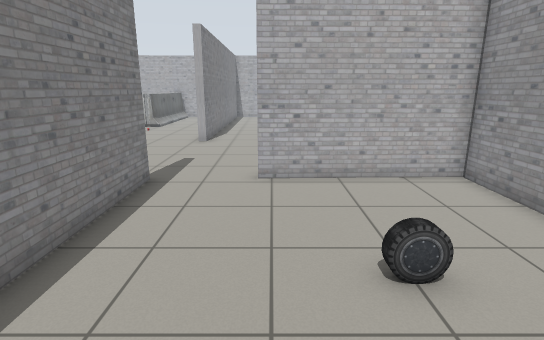
[1] (above)

19 first-person views from a walk through a Gazebo world. The camera is 1.3 m above the floor, tilts 14° down and sees 80° across. The lines on the ground mark 1 m squares. The floor is counted in squares, 0.5 m on a side. Each view is taken from the middle of a square. On the plan, view 1 faces up. The plan holds only what a view shows up to about 20 squares ahead; the rest is blank. The robots in the file are not drawn. Gazebo's built-in surfaces are drawn with simple patterns. Simple shapes stand in for some stock models. Some surface patterns are stand-ins.

[2]
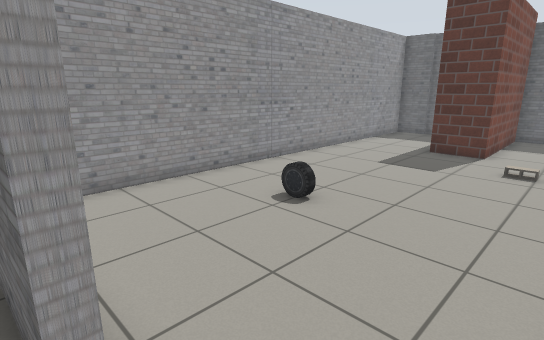

[3]
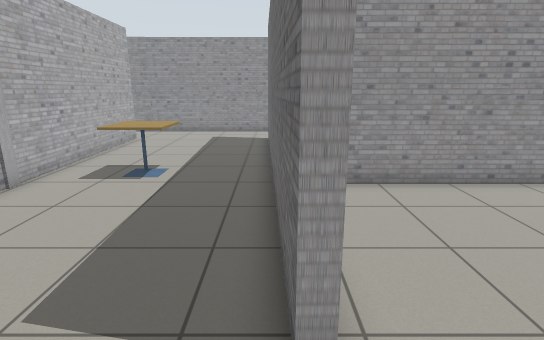

[4]
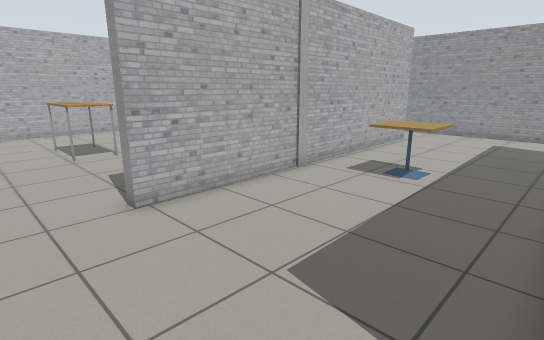

[5]
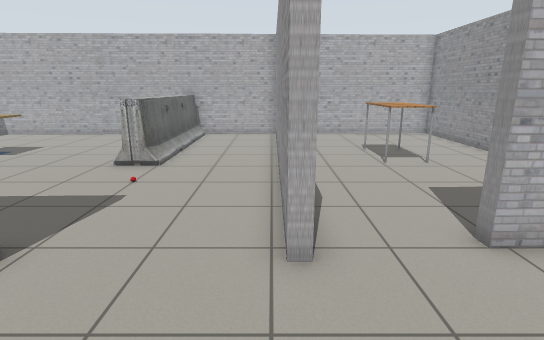

[6]
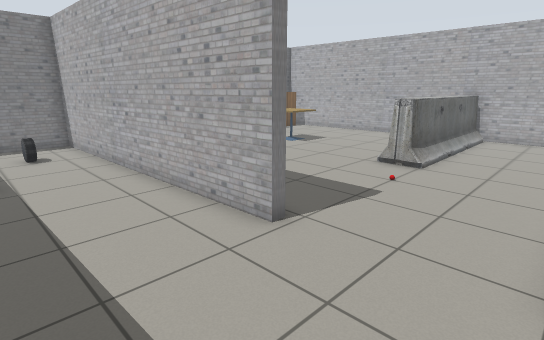

[7]
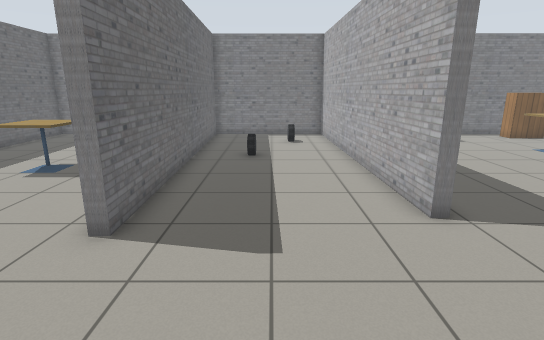

[8]
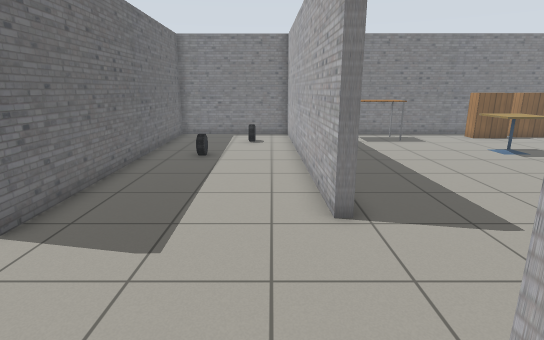

[9]
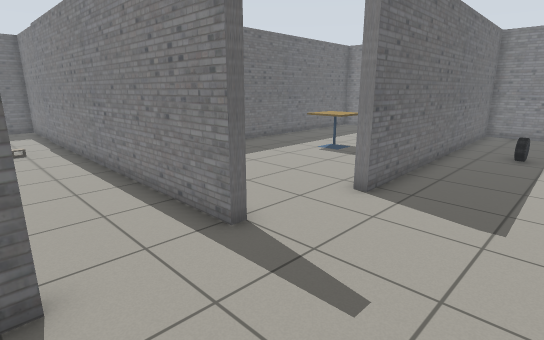

[10]
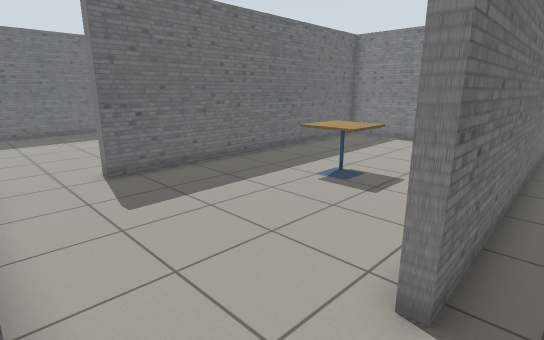

[11]
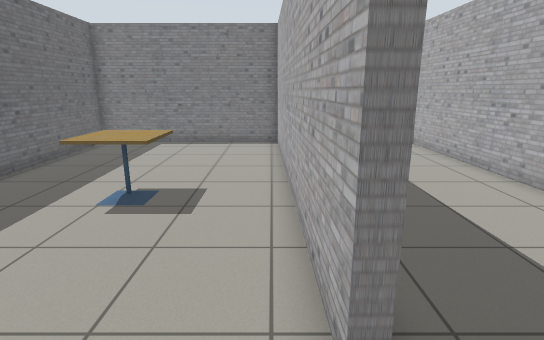

[12]
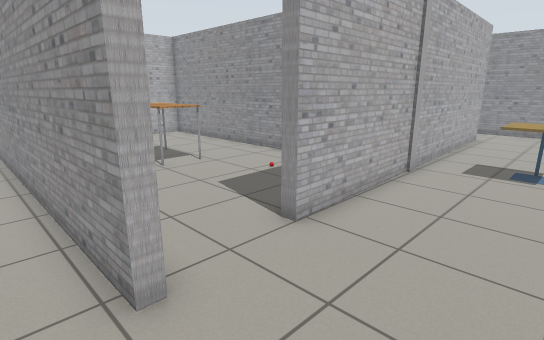

[13]
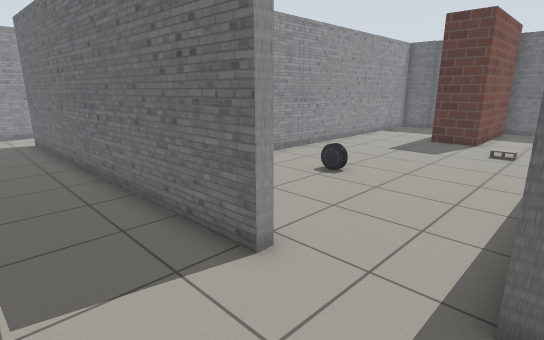

[14]
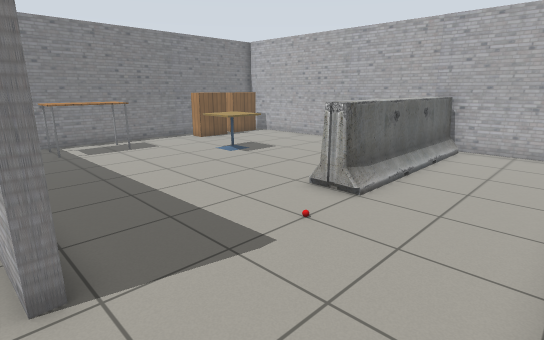

[15]
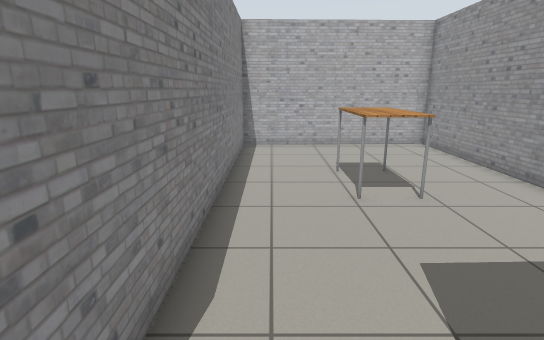

[16]
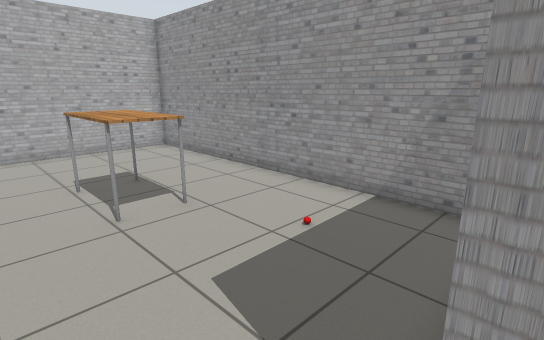

[17]
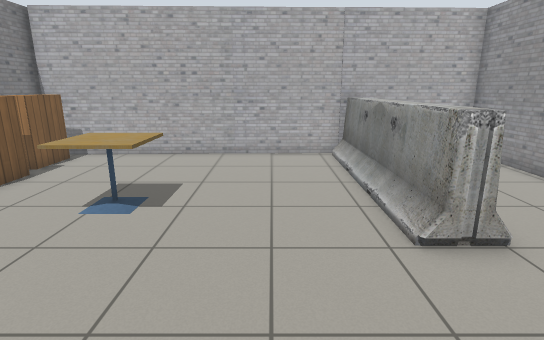

[18]
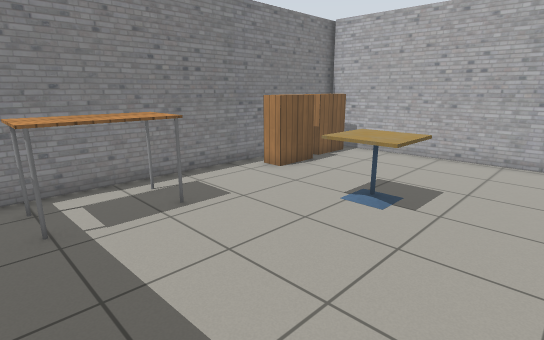

[19]
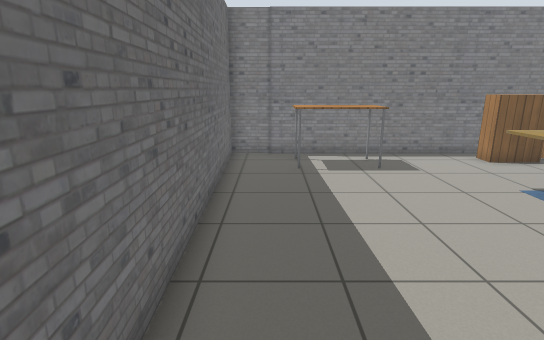

### Floor plan
Points are (right, up) in squares from view 1. A wall is a line through its corners. A room is listed if a view was taken in it or the views show most of it. See-through windows are left out.
Room 1 (view 1)
walls: (-3.6, 9.3) (-3.6, -10.4) (-0.4, -10.3); (4.1, -10) (5.8, -9.9) (5.8, 9.6) (-0.4, 9.4); (3.7, -10.2) (4.2, -10.2)
ways out: opening at (-2, 9) to room 2
objects: cinder block (-2, -2); car (2, 4)
Room 2 (views 2, 3, 4, 5, 6, 7, 8, 9, 10, 11, 12, 13, 14, 15)
walls: (-0.4, 9.4) (-0.4, 9.8) (14.6, 10.2); (-3.4, 16.4) (-3.8, 16.4) (-3.8, 17.4); (-4.1, 9.3) (-3.6, 9.3); (-8.3, 16.7) (-8.3, 16.3) (-21.2, 15.9) (-21.2, 9.7) (-7.4, 10.1) (-7.4, 9.7); (14.7, 17.4) (-0.3, 17); (17.5, 9.8) (17.5, 16.4)
ways out: opening at (-2, 9) to room 1; opening at (-1.5, 17) to room 3; opening at (-6.5, 17) to room 4; opening at (-6, 9.3) to room 5; opening at (16, 10); opening at (16, 17.5)
objects: car (-19, 14) to (-18, 14); car (-15, 12); cafe table (6, 13) to (8, 15)
Room 3 (view 16)
walls: (5.3, 18.6) (5.3, 31.8) (-3.4, 31.5) (-3.4, 16.4); (-0.3, 17) (-0.4, 17.5)
ways out: opening at (-1.5, 17) to room 2
objects: table (0, 23) to (2, 26); other object (3, 21)
Room 4 (views 17, 18, 19)
walls: (-9.2, 31.4) (-21.1, 31); (-21.2, 31.4) (-21.2, 16.3) (-9.3, 16.7); (-3.8, 17.4) (-3.8, 31.5) (-7.7, 31.4)
ways out: opening at (-6.5, 17) to room 2
objects: table (-20, 19) to (-19, 22); bookshelf (-20, 26) to (-20, 28); bookshelf (-20, 29) to (-20, 30); cafe table (-16, 24) to (-15, 26); barrier (-9, 23) to (-8, 31); other object (-8, 21)
Room 5 (no view inside)
walls: (-7.4, 9.7) (-20.9, 9.3); (-21.2, 9.4) (-21.2, 0.5) (-7.2, 0.9) (-7.2, 0.4)
ways out: opening at (-6, 9.3) to room 2; opening at (-5.5, 0.5)
objects: cafe table (-13, 5) to (-12, 6)

Where each view was taken, in squares from view 1:
view 1: 0 up, 0 right, facing up
view 2: 10 up, 3 left, facing down-right
view 3: 10 up, 3 left, facing right
view 4: 10 up, 3 left, facing up-right
view 5: 12 up, 4 left, facing up
view 6: 12 up, 4 left, facing up-left
view 7: 13 up, 2 left, facing left
view 8: 15 up, 2 left, facing left
view 9: 14 up, 0 right, facing down-left
view 10: 11 up, 4 left, facing down-left
view 11: 9 up, 5 left, facing left
view 12: 13 up, 5 left, facing up-right
view 13: 13 up, 4 left, facing down-right
view 14: 16 up, 4 left, facing up-left
view 15: 16 up, 2 left, facing up
view 16: 17 up, 2 left, facing up-right
view 17: 18 up, 12 left, facing up
view 18: 18 up, 12 left, facing up-left
view 19: 18 up, 8 left, facing left
